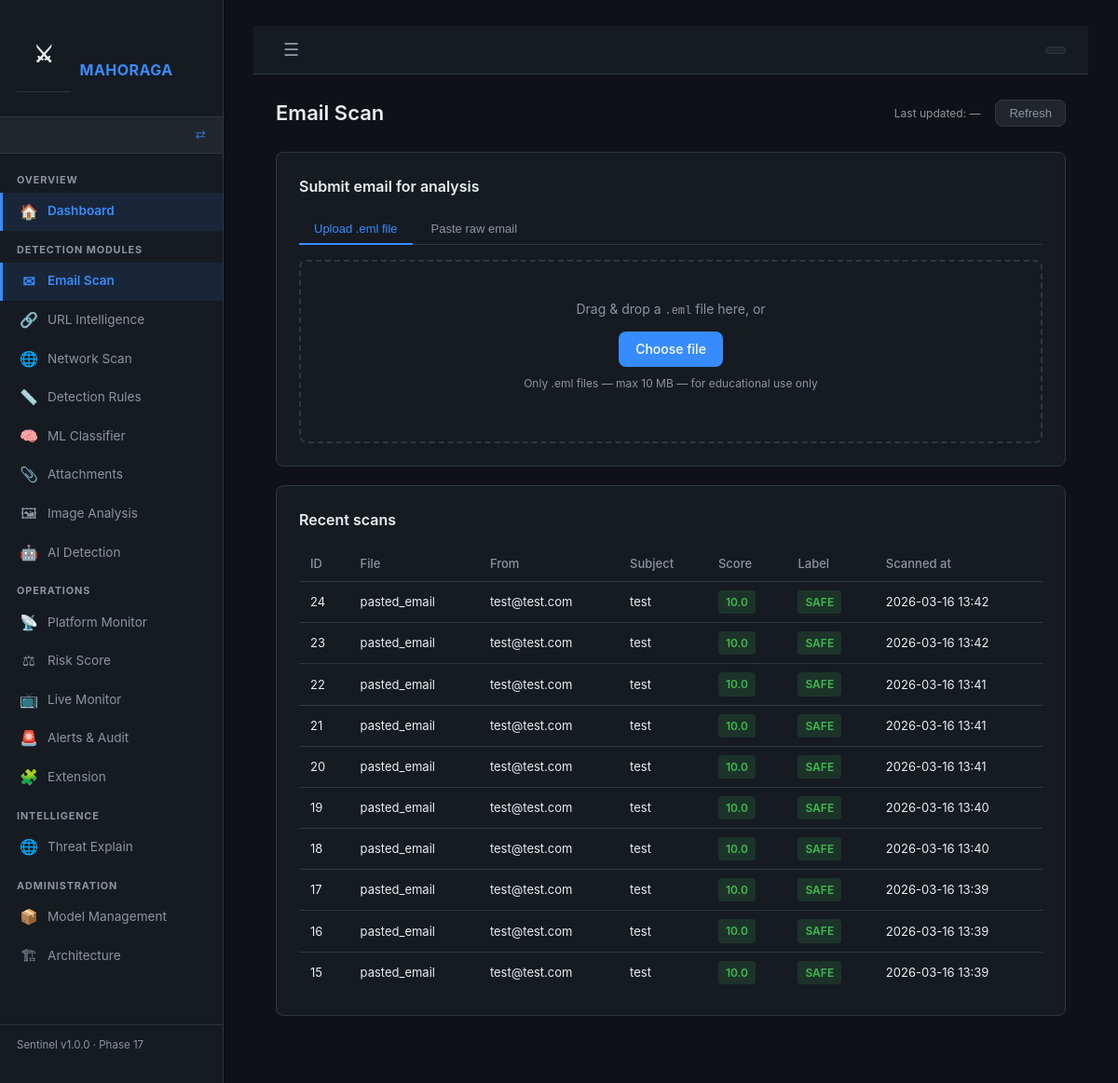
/email/scan, run on the app's committed database.
### backend/app/models.py (models this page shows)
class EmailScan(db.Model):
    __tablename__ = "email_scans"
    id           = db.Column(db.Integer, primary_key=True)
    filename     = db.Column(db.String(255))
    sender       = db.Column(db.String(255))
    recipient    = db.Column(db.String(255))
    subject      = db.Column(db.Text)
    body_text    = db.Column(db.Text)
    body_html    = db.Column(db.Text)
    headers_raw  = db.Column(db.Text)          # JSON string of all headers
    spf_result   = db.Column(db.String(50))    # pass / fail / softfail / none
    dkim_result  = db.Column(db.String(50))
    dmarc_result = db.Column(db.String(50))
    risk_score   = db.Column(db.Float, default=0.0)   # 0.0 – 100.0
    label        = db.Column(db.String(20))    # SAFE / SUSPICIOUS / MALICIOUS
    scanned_at   = db.Column(db.DateTime, default=datetime.utcnow)
    urls         = db.relationship("URLScan",        backref="email", lazy=True)
    attachments  = db.relationship("AttachmentScan", backref="email", lazy=True)
    network_scans= db.relationship("NetworkScan",    backref="email", lazy=True)

### backend/app/routes/email_scan.py (the view)
@email_scan_bp.route("/email/scan", methods=["GET"])
def email_scan_page():
    recent_scans = (
        EmailScan.query
        .order_by(EmailScan.scanned_at.desc())
        .limit(10)
        .all()
    )
    return render_template("email_scan.html", recent_scans=recent_scans)

### backend/app/routes/dashboard.py (called while the page is built, shortened)
def get_current_role() -> str:
    return session.get("role", "")

def get_sidebar_config():
    role = get_current_role()
    cfg  = ROLES.get(role, {})
    all_items = _all_sidebar_items()
    if cfg.get("allowed_prefixes") is None:
        return all_items   # admin sees everything

### frontend/templates/email_scan.html (shortened to what this page needs)
{% extends "base.html" %}
{% block content %}
<div class="page-header">
  <h1>Email Scan</h1>
  <span class="last-updated" id="last-updated">
    Last updated: <span id="update-time">—</span>
  </span>
  <button class="btn-refresh" onclick="refreshHistory()">Refresh</button>
</div>
<div class="card">
  <h2>Submit email for analysis</h2>
  <div class="tab-bar">
    <button class="tab active" id="tab-upload" onclick="switchTab('upload')">
      Upload .eml file
    </button>
    <button class="tab" id="tab-paste" onclick="switchTab('paste')">
      Paste raw email
    </button>
  </div>
  <div id="panel-upload">
    <div class="upload-zone" id="drop-zone">
      <p>Drag &amp; drop a <code>.eml</code> file here, or</p>
      <label class="btn-primary" for="eml-file-input">Choose file</label>
      <p class="hint">Only .eml files — max 10 MB — for educational use only</p>
    </div>
  </div>
</div>
<div class="card">
  <h2>Recent scans</h2>
  <table class="data-table">
    <thead>
      <tr>
        <th>ID</th><th>File</th><th>From</th>
        <th>Subject</th><th>Score</th><th>Label</th><th>Scanned at</th>
      </tr>
    </thead>
    <tbody id="history-table-body">
      {% for scan in recent_scans %}
      <tr>
        <td>{{ scan.id }}</td>
        <td>{{ scan.filename }}</td>
        <td class="truncate">{{ scan.sender }}</td>
        <td class="truncate">{{ scan.subject }}</td>
        <td>
          <span class="score-pill score-{{ scan.label | lower }}">
            {{ scan.risk_score | round(1) }}
          </span>
        </td>
        <td>
          <span class="label-badge label-{{ scan.label | lower }}">{{ scan.label }}</span>
        </td>
        <td>{{ scan.scanned_at.strftime('%Y-%m-%d %H:%M') if scan.scanned_at else '—' }}</td>
      </tr>
      {% else %}
      <tr><td colspan="7" class="empty-state">No scans yet — upload an email above</td></tr>
      {% endfor %}
    </tbody>
  </table>
</div>
{% endblock %}

### data on the page
EmailScan: id "24", filename "pasted_email", sender "test@test.com", subject "test", risk_score "10.0", label "SAFE", scanned_at "2026-03-16 13:42"
EmailScan: id "23", filename "pasted_email", sender "test@test.com", subject "test", risk_score "10.0", label "SAFE", scanned_at "2026-03-16 13:42"
EmailScan: id "22", filename "pasted_email", sender "test@test.com", subject "test", risk_score "10.0", label "SAFE", scanned_at "2026-03-16 13:41"
EmailScan: id "21", filename "pasted_email", sender "test@test.com", subject "test", risk_score "10.0", label "SAFE", scanned_at "2026-03-16 13:41"
EmailScan: id "20", filename "pasted_email", sender "test@test.com", subject "test", risk_score "10.0", label "SAFE", scanned_at "2026-03-16 13:41"
EmailScan: id "19", filename "pasted_email", sender "test@test.com", subject "test", risk_score "10.0", label "SAFE", scanned_at "2026-03-16 13:40"
EmailScan: id "18", filename "pasted_email", sender "test@test.com", subject "test", risk_score "10.0", label "SAFE", scanned_at "2026-03-16 13:40"
EmailScan: id "17", filename "pasted_email", sender "test@test.com", subject "test", risk_score "10.0", label "SAFE", scanned_at "2026-03-16 13:39"
EmailScan: id "16", filename "pasted_email", sender "test@test.com", subject "test", risk_score "10.0", label "SAFE", scanned_at "2026-03-16 13:39"
EmailScan: id "15", filename "pasted_email", sender "test@test.com", subject "test", risk_score "10.0", label "SAFE", scanned_at "2026-03-16 13:39"

### other printed values
{{ section.section }} "OVERVIEW" "DETECTION MODULES" "OPERATIONS" "INTELLIGENCE" "ADMINISTRATION"
{{ item.icon }} "🏠" "✉" "🔗" "🌐" "📏" "🧠" "📎" "🖼" "🤖" "📡" "⚖" "📺" "🚨" "🧩" "🌐" "📦" "🏗"
{{ item.label }} "Dashboard" "Email Scan" "URL Intelligence" "Network Scan" "Detection Rules" "ML Classifier" "Attachments" "Image Analysis" "AI Detection" "Platform Monitor" "Risk Score" "Live Monitor" "Alerts & Audit" "Extension" "Threat Explain" "Model Management" "Architecture"
